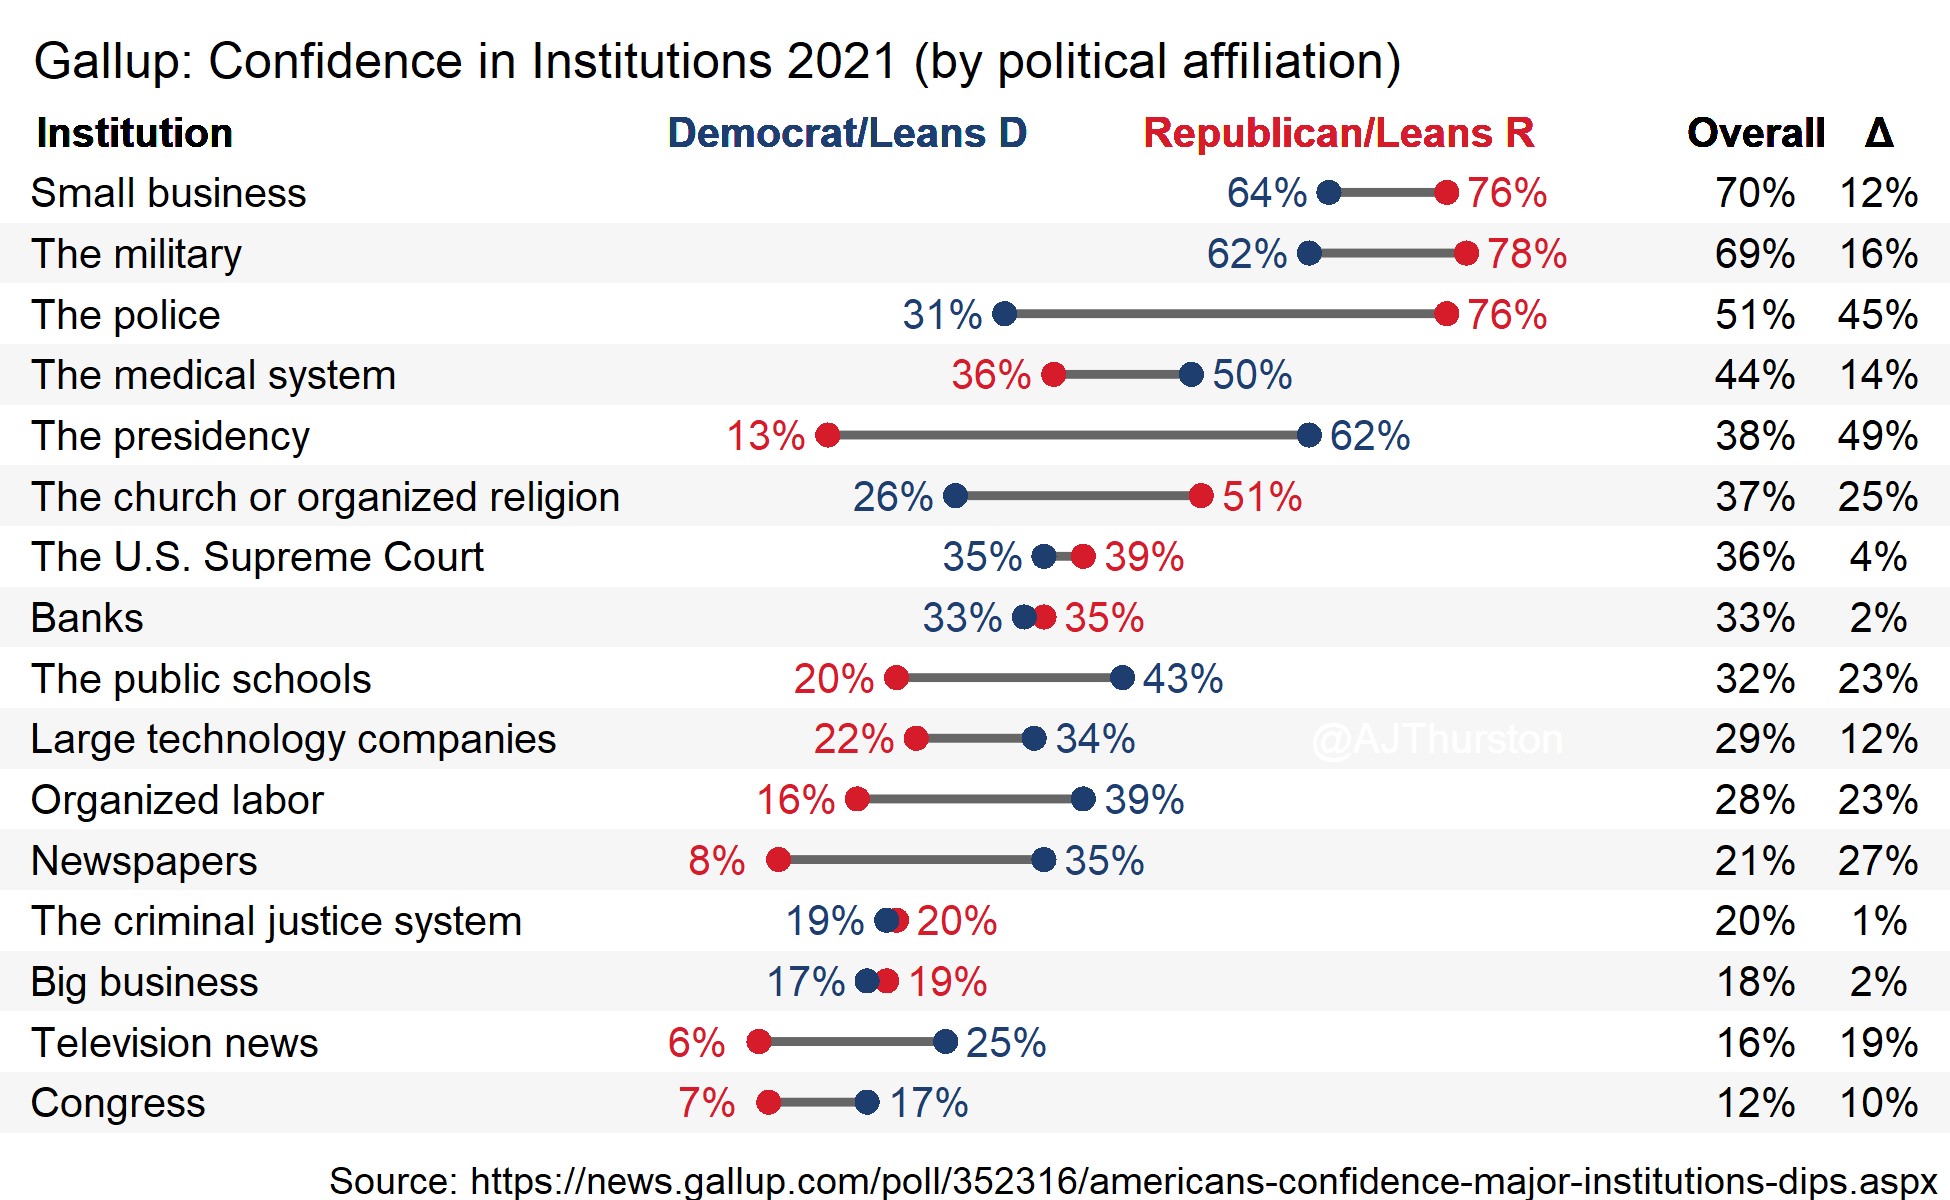

This figure's R source:
library(ggplot2)
library(Cairo)
library(scales)
library(openxlsx)
library(forcats)
library(tidyverse)
library(grid)
library(gridExtra)

df <- read.csv("values.csv") #https://news.gallup.com/poll/352316/americans-confidence-major-institutions-dips.aspx
df[,c(2:4)] <- df[,c(2:4)]/100 # format numeric data as decimal
df <- df[order(df$Overall), ] # sort highest to lowest trusted institutions
df$order <- order(df$Overall) # record sort order
df$Institution <- fct_reorder(df$Institution, df$order) # store institution as ordered factor

colnames(df) <- c("cont","overall","x1","x2","order")
df$diff <- abs(df$x2-df$x1)

# Store numbers as percent for labels
df$x1pr <- percent(df$x1, accuracy = 1) # repub = x1
df$x2pr <- percent(df$x2, accuracy = 1) # democ = x2
df$dipr <- percent(df$diff, accuracy = 1)
df$ovpr <- percent(df$overall, accuracy = 1)

# Nudges to offset the value labels from the geom_point
df$x1nu <- ifelse(df$x1 > df$x2, 1, ifelse(df$x1 < df$x2,-1, -1))/16
df$x2nu <- -1*df$x1nu

# Data for highlighting every other row
df2 <- df %>% 
  filter(row_number() %% 2 == 0) %>%
  mutate(xmin = -2) %>%
  mutate(xmax = 2)
df <- left_join(df,df2)
rm(df2)


# ggplot ----
sub.col <- "black"
x1.col <- "#d61b2b"
x2.col <- "#1d3e6e"
txt.sz  <- 3.5

theme_custom <-
  theme(text = element_text(size = 14),
        panel.background = element_blank(),
        axis.text.y = element_text(color = 'black', hjust = 0, size = 14/5*txt.sz),
        axis.text.x = element_blank(),
        axis.ticks.x = element_blank(),
        axis.title = element_blank(),
        axis.ticks.y = element_blank(),
        panel.grid = element_blank(),
        panel.border = element_blank(),
        legend.position = "none",
        plot.title = element_text(size = rel(.8), hjust = -1),
        plot.margin = unit(c(.3, .1, 0, .25), "cm"),
        plot.caption = element_text(size = rel(.65))
  )

p <- ggplot(df, aes(y = cont))
p <- p + geom_rect(aes(xmin=xmin, xmax=xmax, ymin=as.numeric(cont)-1.5, ymax=as.numeric(cont)-.5), fill="#f6f6f6")
p <- p + geom_text(label = "Institution", x = -.675, y = dim(df)[1]+1, size = txt.sz, color = sub.col, fontface = 2, hjust = 0)
p <- p + geom_text(label = "Democrat/Leans D", x = .15, y = dim(df)[1]+1, size = txt.sz, color = x2.col, fontface = 2)
p <- p + geom_text(label = "Republican/Leans R", x = .65, y = dim(df)[1]+1, size = txt.sz, color = x1.col, fontface = 2)
p <- p + geom_text(label = "Overall", x = 1.075, y = dim(df)[1]+1, size = txt.sz, color = sub.col, fontface = 2)
p <- p + geom_text(label = "\u0394", x = 1.2, y = dim(df)[1]+1, size = txt.sz, color = sub.col, fontface = 2)
p <- p + geom_text(label = "@AJThurston", x = .75, y = 7, size = txt.sz, color = "white")
p <- p + geom_text(aes(x = x1, label = x1pr), size = txt.sz, color = x1.col, nudge_x = df$x1nu)
p <- p + geom_text(aes(x = x2, label = x2pr), size = txt.sz, color = x2.col, nudge_x = df$x2nu)
p <- p + geom_text(aes(x = x1*0+1.075, label = ovpr), size = txt.sz, color = sub.col)
p <- p + geom_text(aes(x = x1*0+1.2, label = dipr), size = txt.sz, color = sub.col)
p <- p + geom_segment(aes(x = x1, xend = x2, yend = cont), color = "gray40", size=1)
p <- p + geom_point(aes(x=x1), shape = 16, size = 2.5, color = x1.col)
p <- p + geom_point(aes(x=x2), shape = 16, size = 2.5, color = x2.col)
p <- p + labs(caption = "Source: https://news.gallup.com/poll/352316/americans-confidence-major-institutions-dips.aspx")
p <- p + scale_y_discrete(expand = c(0, 0))
p <- p + scale_x_continuous()
p <- p + coord_cartesian(ylim = c(0.5, 17.5), xlim = c(0,1.2), clip = 'off')
p <- p + theme_custom
p

# Making and appending a separate title to justify it outside of the original plot area
title <- textGrob(
  label = "Gallup: Confidence in Institutions 2021 (by political affiliation)",
  x = unit(.28, "cm"), 
  y = unit(-.1, "cm"),
  hjust = 0, vjust = 0,
  gp = gpar(fontsize = 12))

p1 <- arrangeGrob(p, top = title)

ggsave(plot = p1,
       "dumbbell.png",
       scale = 1,
       width = 6.5,
       height = 4,
       units = "in",
       type = "cairo",
       dpi = 300)
